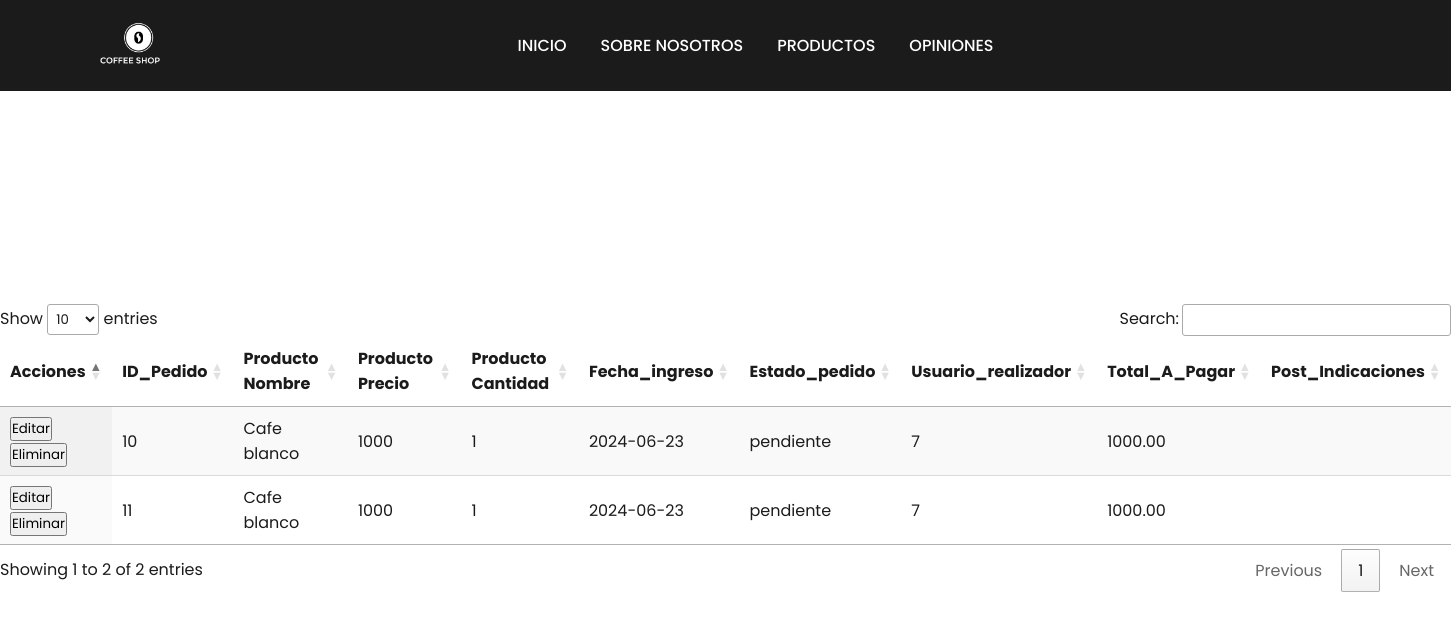
Page /pages/historial.php (signed in) on the committed database.
### tables this page shows
CREATE TABLE `pedido` (
  `ID_Pedido` int(11) NOT NULL,
  `productos` text NOT NULL,
  `Fecha_ingreso` date NOT NULL,
  `Fecha_vencimiento` date DEFAULT NULL,
  `Estado_pedido` varchar(50) NOT NULL,
  `Fecha_Listo_Aprox` date DEFAULT NULL,
  `Fecha_Completado` date DEFAULT NULL,
  `Usuario_realizador` int(11) NOT NULL,
  `Descripcion_Pedido` text DEFAULT NULL,
  `Prioridad` varchar(50) DEFAULT NULL,
  `Tipo_Pago` varchar(50) DEFAULT NULL,
  `Tipo_Pedido` varchar(50) DEFAULT NULL,
  `Validador` varchar(255) DEFAULT NULL,
  `Post_Indicaciones` text DEFAULT NULL,
  `Total_A_Pagar` decimal(10,2) NOT NULL
);

### pages/historial.php (the view, shortened to what this page needs)
<?php
$servername = "127.0.0.1";
$username = "root";
$password = "";
$dbname = "cafeteria";
$conn = new mysqli($servername, $username, $password, $dbname);
$user_id = $_SESSION['user_id'];
$sql = "SELECT * FROM pedido WHERE Usuario_realizador = ?";
$stmt = $conn->prepare($sql);
$stmt->bind_param("i", $user_id);
$stmt->execute();
$result = $stmt->get_result();
$historial = [];
while ($row = $result->fetch_assoc()) {
    $productos = json_decode($row['productos'], true);
    foreach ($productos as $producto) {
        $row['producto_id'] = $producto['id'];
        $row['producto_nombre'] = $producto['name'];
        $row['producto_precio'] = $producto['price'];
        $row['producto_cantidad'] = $producto['quantity'];
        $historial[] = $row;
    }
}
?>
<!DOCTYPE html>
<html lang="en">
<head>
    <link rel="stylesheet" href="../assets/styles/main.css">
    <link rel="stylesheet" href="../assets/styles/_footer.css">
    <link rel="stylesheet" href="https://cdn.datatables.net/1.11.5/css/jquery.dataTables.min.css">
</head>
<body>
    <header>
        <a href="index.php" class="logo">
            <img src="../assets/images/logo.png" alt="">
        </a>
        <ul class="navbar">
            <li><a href="index.php">Inicio</a></li>
            <li><a href="about.php">Sobre Nosotros</a></li>
            <li><a href="tienda.php">Productos</a></li>
            <li><a href="customers.php">Opiniones</a></li>
        </ul>
    </header>
    <h1>Historial de Compras</h1>
    <div class="container">
        <table id="historialTable" class="display">
            <thead>
                <tr>
                    <th>Acciones</th>
                    <th>ID_Pedido</th>
                    <th>Producto Nombre</th>
                    <th>Producto Precio</th>
                    <th>Producto Cantidad</th>
                    <th>Fecha_ingreso</th>
                    <th>Estado_pedido</th>
                    <th>Usuario_realizador</th>
                    <th>Total_A_Pagar</th>
                    <th>Post_Indicaciones</th>
                </tr>
            </thead>
            <tbody>
                <?php foreach ($historial as $pedido) : ?>
                    <tr>
                        <td>
                            <button onclick="editarPedido(<?php echo $pedido['ID_Pedido']; ?>, '<?php echo htmlspecialchars($pedido['Post_Indicaciones']); ?>')">Editar</button>
                            <button onclick="eliminarPedido(<?php echo $pedido['ID_Pedido']; ?>)">Eliminar</button>
                        </td>
                        <td><?php echo htmlspecialchars($pedido['ID_Pedido']); ?></td>
                        <td><?php echo htmlspecialchars($pedido['producto_nombre']); ?></td>
                        <td><?php echo htmlspecialchars($pedido['producto_precio']); ?></td>
                        <td><?php echo htmlspecialchars($pedido['producto_cantidad']); ?></td>
                        <td><?php echo htmlspecialchars($pedido['Fecha_ingreso']); ?></td>
                        <td><?php echo htmlspecialchars($pedido['Estado_pedido']); ?></td>
                        <td><?php echo htmlspecialchars($pedido['Usuario_realizador']); ?></td>
                        <td><?php echo htmlspecialchars($pedido['Total_A_Pagar']); ?></td>
                        <td><?php echo htmlspecialchars($pedido['Post_Indicaciones']); ?></td>
                    </tr>
                <?php endforeach; ?>
            </tbody>
        </table>
    </div>
</body>
</html>

### assets/styles/_footer.css (style rules this page uses)
html, body { height: 100%; margin: 0; display: flex; flex-direction: column; }

### assets/styles/_variables.css (style rules this page uses)
* { font-family: "Poppins", sans-serif; margin: 0; padding: 0; box-sizing: border-box; scroll-padding-top: 4rem; scroll-behavior: smooth; list-style: none; text-decoration: none; }
:root { --main-color: #bc9667; --second-color: #edeae3; --text-color: #1b1b1b; --bg-color: #fff; --box-shadow: 2px 2px 10px 2px rgba(14 55 54 / 15%); }
img { width: 100%; }
body { color: var(--text-color); }
header { position: fixed; width: 100%; top: 0; right: 0; z-index: 1000; display: flex; justify-content: space-between; align-items: center; padding: 18px 100px; transition: 0.5s linear; background: var(--text-color); }
.logo img { width: 60px; }
.navbar { display: flex; }
.navbar a { padding: 8px 17px; color: var(--bg-color); font-size: 1rem; text-transform: uppercase; font-weight: 500; }

### rows in the picture
pedido: ID_Pedido "10", producto_nombre "Cafe blanco", producto_precio "1000", producto_cantidad "1", Fecha_ingreso "2024-06-23", Estado_pedido "pendiente", Usuario_realizador "7", Total_A_Pagar "1000.00"
pedido: ID_Pedido "11", producto_nombre "Cafe blanco", producto_precio "1000", producto_cantidad "1", Fecha_ingreso "2024-06-23", Estado_pedido "pendiente", Usuario_realizador "7", Total_A_Pagar "1000.00"
